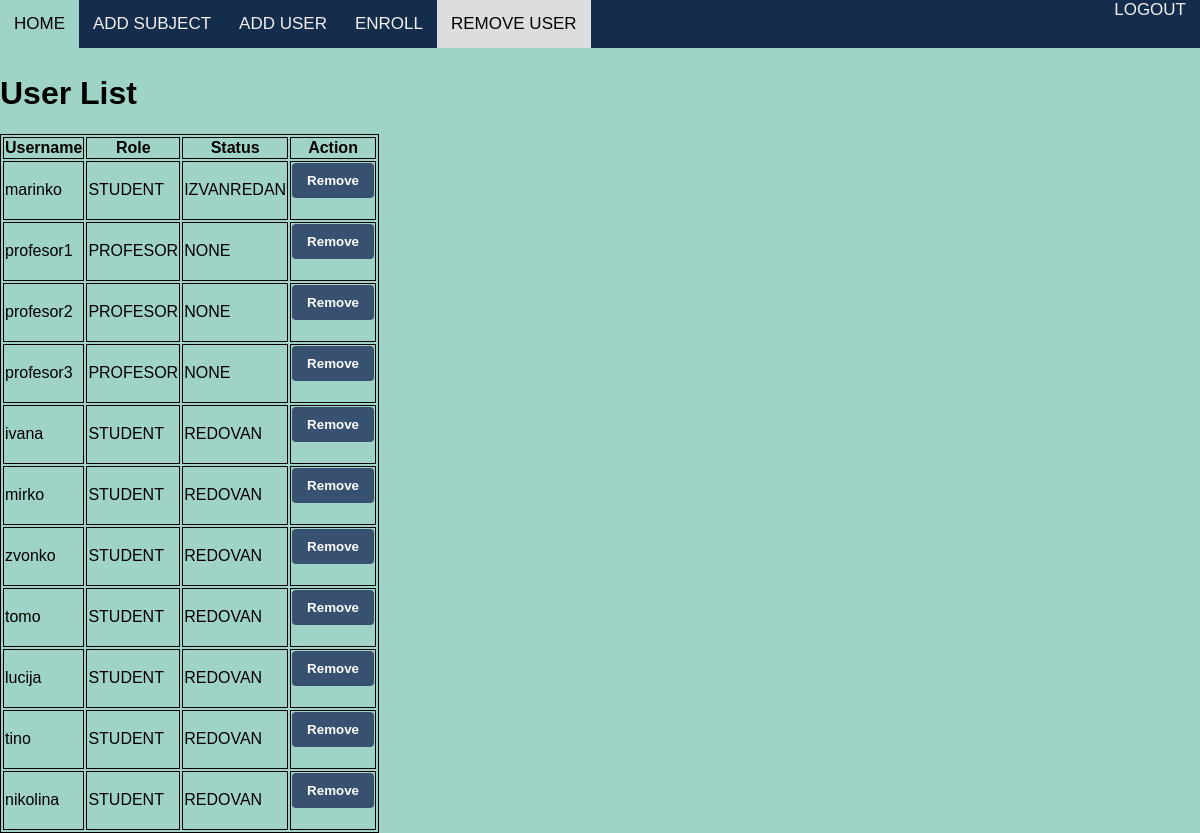
/users/ (signed in), run on an earlier commit of the app's database.
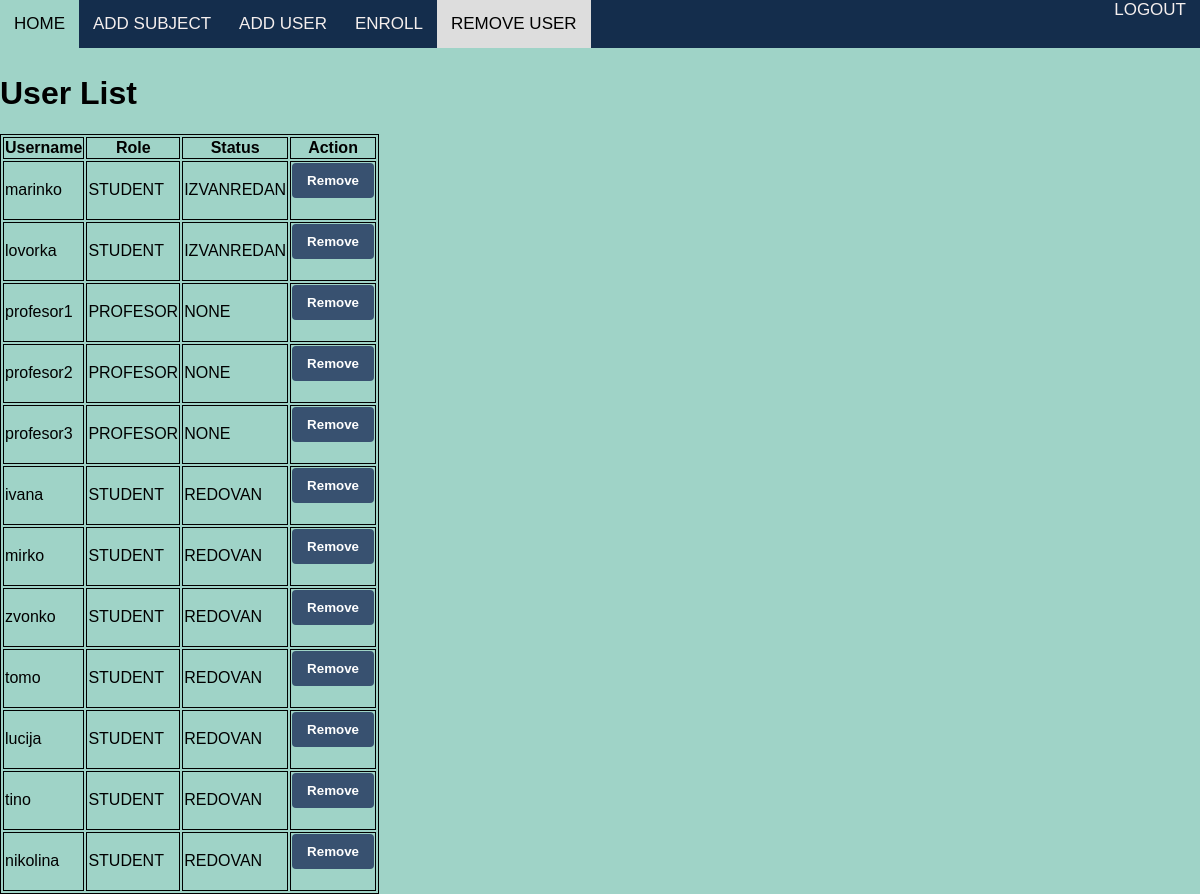
And on a later commit of the database.
### EnrollmentApp/models.py (models this page shows, shortened)
class Korisnici(AbstractUser):
    class RoleChoices(Enum):
        ADMINISTRATOR = 'administrator'
        PROFESOR = 'profesor'
        STUDENT = 'student'
    class StatusChoices(Enum):
        NONE = 'none'
        REDOVAN = 'redovan'
        IZVANREDAN = 'izvanredan'
    role = models.CharField(max_length=20, choices=[(role.value, role.name) for role in RoleChoices])
    status = models.CharField(max_length=20, choices=[(status.value, status.name) for status in StatusChoices])
    user_permissions = models.ManyToManyField(
        Permission,
        verbose_name='user permissions',
        blank=True,
        related_name='korisnici_set'
    )
    groups = models.ManyToManyField(
        'auth.Group',
        verbose_name='groups',
        blank=True,
        related_name='korisnici_set'
    )

### EnrollmentApp/views.py (the view)
# urls.py: path('users/', views.user_list, name='user_list'),
@login_required
@user_passes_test(check_admin)
def user_list(request):
    if request.method == 'POST':
        user_id = request.POST.get('user_id')
        user = Korisnici.objects.get(id=user_id)
        user.delete()
        return redirect('user_list')
    users = Korisnici.objects.exclude(role=Korisnici.RoleChoices.ADMINISTRATOR.value).order_by('status')
    return render(request, 'user_list.html', {'users': users})

### EnrollmentApp/views.py (called while the page is built)
def check_admin(user):
    return user.role == 'administrator'

### EnrollmentApp/templates/user_list.html (shortened to what this page needs)
{% load static %}
<!DOCTYPE html>
<html>
<head>
    <link rel="stylesheet" type="text/css" href="{% static 'css/style.css' %}">
</head>
<body>
    <nav>
        <div class="nav-left">
            <a href="{% url 'success' %}" >HOME</a>
            <a href="{% url 'add_subject' %}">ADD SUBJECT</a>
            <a href="{% url 'add_user' %}">ADD USER</a>
            <a href="{% url 'create_enrollment' %}">ENROLL</a>
            <a href="{% url 'user_list' %}" class="current">REMOVE USER</a>
        </div>
        <div class="nav-right">
            <a href="{% url 'logout' %}" class="logout">LOGOUT</a>
        </div>
    </nav>
    <br>
    <br>
    <br>
    <h1>User List</h1>
    <table>
        <tr>
            <th>Username</th>
            <th>Role</th>
            <th>Status</th>
            <th>Action</th>
        </tr>
        {% for user in users %}
            <tr>
                <td>{{ user.username }}</td>
                <td>{{ user.get_role_display }}</td>
                <td>{{ user.get_status_display }}</td>
                <td>
                    <form method="POST" action="{% url 'remove_user' %}">
                        <input type="submit" value="Remove">
                    </form>
                </td>
            </tr>
        {% empty %}
            <tr>
                <td colspan="4">No users found.</td>
            </tr>
        {% endfor %}
    </table>
</body>
</html>

What changed in the data, as far as the page shows it:
added Korisnici: username "lovorka", role "STUDENT", status "IZVANREDAN"
